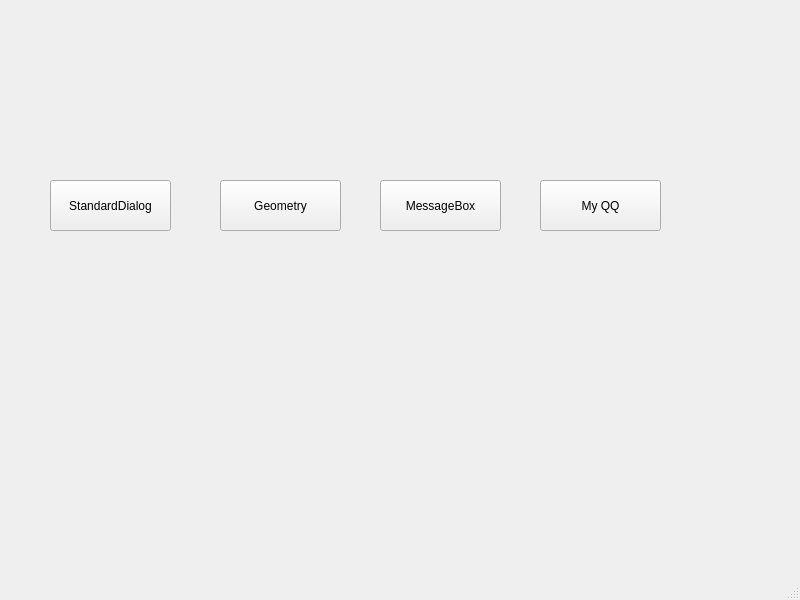
<?xml version="1.0" encoding="UTF-8"?>
<ui version="4.0">
 <class>MainWindow</class>
 <widget class="QMainWindow" name="MainWindow">
  <property name="geometry">
   <rect>
    <x>0</x>
    <y>0</y>
    <width>800</width>
    <height>600</height>
   </rect>
  </property>
  <property name="windowTitle">
   <string>MainWindow</string>
  </property>
  <widget class="QWidget" name="centralwidget">
   <widget class="QPushButton" name="pushButton">
    <property name="geometry">
     <rect>
      <x>50</x>
      <y>180</y>
      <width>121</width>
      <height>51</height>
     </rect>
    </property>
    <property name="text">
     <string>StandardDialog</string>
    </property>
   </widget>
   <widget class="QPushButton" name="pushButton_2">
    <property name="geometry">
     <rect>
      <x>220</x>
      <y>180</y>
      <width>121</width>
      <height>51</height>
     </rect>
    </property>
    <property name="text">
     <string>Geometry</string>
    </property>
   </widget>
   <widget class="QPushButton" name="pushButton_3">
    <property name="geometry">
     <rect>
      <x>380</x>
      <y>180</y>
      <width>121</width>
      <height>51</height>
     </rect>
    </property>
    <property name="text">
     <string>MessageBox</string>
    </property>
   </widget>
   <widget class="QPushButton" name="pushButton_4">
    <property name="geometry">
     <rect>
      <x>540</x>
      <y>180</y>
      <width>121</width>
      <height>51</height>
     </rect>
    </property>
    <property name="text">
     <string>My QQ</string>
    </property>
   </widget>
  </widget>
  <widget class="QMenuBar" name="menubar">
   <property name="geometry">
    <rect>
     <x>0</x>
     <y>0</y>
     <width>800</width>
     <height>26</height>
    </rect>
   </property>
  </widget>
  <widget class="QStatusBar" name="statusbar"/>
 </widget>
 <resources/>
 <connections/>
</ui>
